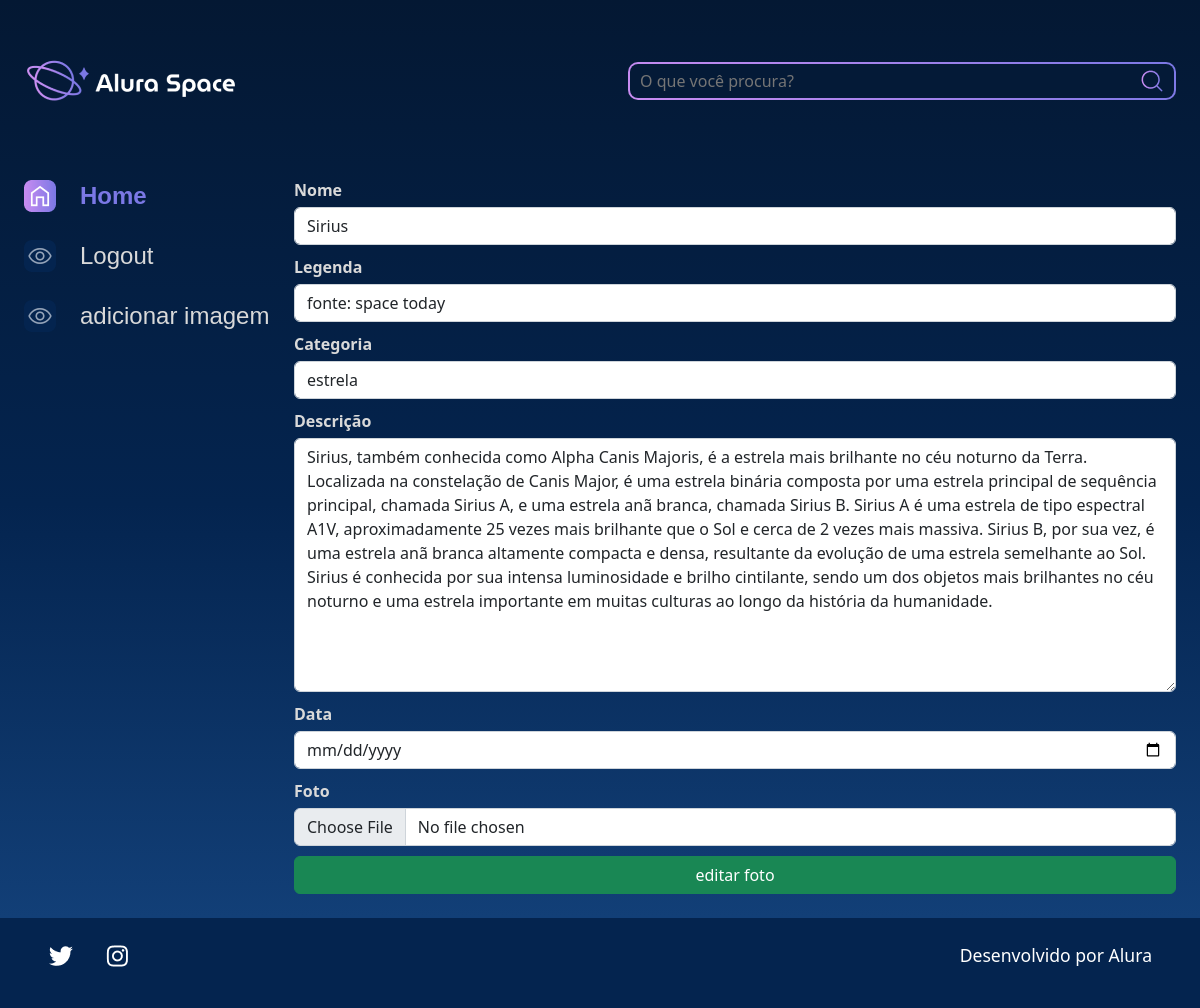
Page /editar/2 (signed in) on the committed database.
### apps/galeria/models.py (models this page shows, shortened)
class Fotografia(models.Model):
    CATEGORIA_CHOISES = [
        ("NEBULOSA", "nebulosa"),
        ("ESTRELA", "estrela"),
        ("GALÁXIA", "galáxia"),
        ("PLANETA", "planeta"),
    ]
    nome = models.CharField(max_length=100, null=False, blank=False)
    legenda = models.CharField(max_length=200, null=False, blank=False)
    categoria = models.CharField(max_length=100, choices=CATEGORIA_CHOISES, default='')
    descricao = models.TextField(null=False, blank=False)
    data = models.DateTimeField(default=datetime.now, blank=False)
    foto = models.ImageField(upload_to='galeria/', blank=True)
    publicada = models.BooleanField(default=True)
    usuario = models.ForeignKey(
        to=User,
        on_delete=models.SET_NULL,
        null=True,
        blank=False,
        related_name="user",
    )

### apps/galeria/views.py (the view)
# urls.py: path('editar/<int:id>', views.editar_imagem, name="editar_foto"),
def editar_imagem(request, id):
    imagem = Fotografia.objects.get(id=id)
    if not request.user.is_authenticated:
        messages.error(request, "você precisa está logado para acessar o nosso site!")
        return redirect('usuarios:login')
    if request.method == "POST":
        form = FotografiaForm(request.POST,request.FILES, instance=imagem)
        if form.is_valid():
            form.save()
            messages.success(request,"foto editada com sucesso!")
            return redirect('galeria:index')
    else:
        form = FotografiaForm(instance=imagem)
    return render(request, 'galeria/editar_foto.html', {
        "form": form,
        "img_id": id,
    })

### core/templates/galeria/editar_foto.html (shortened to what this page needs)
{% extends '../shared/base.html' %}
{% load static %}
{% block style %}
    <link href="https://cdn.jsdelivr.net/npm/bootstrap@5.2.2/dist/css/bootstrap.min.css" rel="stylesheet">
{% endblock %}
{% block conteudo %}
   <form action="{% url 'galeria:editar_foto' img_id %}" method="post" enctype="multipart/form-data">
    <div class="row">
        {% for field in form.visible_fields %}
            <div class="col-12 col-lg-12" style="margin-bottom: 10px;">
                <label for="{{field.id_for_label}}" style="color:#D9D9D9; margin-bottom: 5px;"><b>{{field.label}}</b></label>
                {{field}}
            </div>
        {% endfor %}
    </div>
    <div class="col-12 text-center">
        <button class="btn btn-success col-12" style="padding: top 5px;" type="submit">editar foto</button>
    </div>
</form>
{% endblock %}

### core/static/css/style.css (style rules this page uses)
html, body, div, span, applet, object, iframe, h1, h2, h3, h4, h5, h6, p, blockquote, pre, a, abbr, acronym, address, big, cite, code, del, dfn, em, img, ins, kbd, q, s, samp, small, strike, strong, sub, sup, tt, var, b, u, i, center, dl, dt, dd, ol, ul, li, fieldset, form, label, legend, table, caption, tbody, tfoot, thead, tr, th, td, article, aside, canvas, details, embed, figure, figcaption, footer, header, hgroup, menu, nav, output, ruby, section, summary, time, mark, audio, video { margin: 0; padding: 0; border: 0; font-size: 100%; font: inherit; vertical-align: baseline; }
body { line-height: 1; font-family: 'Space Grotesk', sans-serif; min-height: 100vh; background: linear-gradient(#041833,#04244F,#154580); background-repeat: no-repeat; background-position: center; background-size: cover; }
button { background-color: transparent; border: none; }
.row { --bs-gutter-x: 1.5rem; --bs-gutter-y: 0; display: flex; flex-wrap: wrap; margin-top: calc(-1 * var(--bs-gutter-y)); margin-right: calc(-.5 * var(--bs-gutter-x)); margin-left: calc(-.5 * var(--bs-gutter-x)); }
.col-12 { flex: 0 0 auto; width: 100%; }
.btn { --bs-btn-padding-x: 0.75rem; --bs-btn-padding-y: 0.375rem; --bs-btn-font-family: ; --bs-btn-font-size: 1rem; --bs-btn-font-weight: 400; --bs-btn-line-height: 1.5; --bs-btn-color: #212529; --bs-btn-bg: transparent; --bs-btn-border-width: 1px; --bs-btn-border-color: transparent; --bs-btn-border-radius: 0.375rem; --bs-btn-hover-border-color: transparent; --bs-btn-box-shadow: inset 0 1px 0 rgba(255, 255, 255, 0.15),0 1px 1px rgba(0, 0, 0, 0.075); --bs-btn-disabled-opacity: 0.65; --bs-btn-focus-box-shadow: 0 0 0 0.25rem rgba(var(--bs-btn-focus-shadow-rgb), .5); display: inline-block; padding: var(--bs-btn-padding-y) var(--bs-btn-padding-x); font-family: var(--bs-btn-font-family); font-size: var(--bs-btn-font-size); font-weight: var(--bs-btn-font-weight); line-height: var(--bs-btn-line-height); color: var(--bs-btn-color); text-align: center; text-decoration: none; vertical-align: middle; cursor: pointer; -webkit-user-select: none; -moz-user-select: none; user-select: none; border: var(--bs-btn-border-width) solid var(--bs-btn-border-color); border-radius: var(--bs-btn-border-radius); background-color: var(--bs-btn-bg); transition: color .15s ease-in-out,background-color .15s ease-in-out,border-color .15s ease-in-out,box-shadow .15s ease-in-out; }
.btn-success { --bs-btn-color: #fff; --bs-btn-bg: #198754; --bs-btn-border-color: #198754; --bs-btn-hover-color: #fff; --bs-btn-hover-bg: #157347; --bs-btn-hover-border-color: #146c43; --bs-btn-focus-shadow-rgb: 60,153,110; --bs-btn-active-color: #fff; --bs-btn-active-bg: #146c43; --bs-btn-active-border-color: #13653f; --bs-btn-active-shadow: inset 0 3px 5px rgba(0, 0, 0, 0.125); --bs-btn-disabled-color: #fff; --bs-btn-disabled-bg: #198754; --bs-btn-disabled-border-color: #198754; }
.form-control { display: block; width: 100%; padding: 0.375rem 0.75rem; font-size: 1rem; font-weight: 400; line-height: 1.5; color: #212529; background-color: #fff; background-clip: padding-box; border: 1px solid #ced4da; -webkit-appearance: none; -moz-appearance: none; appearance: none; border-radius: 0.375rem; transition: border-color .15s ease-in-out,box-shadow .15s ease-in-out; }

### rows in the picture
Fotografia: visible_fields "Sirius" "fonte: space today" "estrela" "Sirius, também conhecida como Alpha Canis Majoris, é a estrela mais brilhante no céu noturno da Terra. Localizada na constelação de Canis Major, é uma estrela binária composta por uma estrela principal de sequência principal, chamada Sirius A, e uma estrela anã branca, chamada Sirius B. Sirius A é uma estrela de tipo espectral A1V, aproximadamente 25 vezes mais brilhante que o Sol e cerca de 2 vezes mais massiva. Sirius B, por sua vez, é uma estrela anã branca altamente compacta e densa, resultante da evolução de uma estrela semelhante ao Sol. Sirius é conhecida por sua intensa luminosidade e brilho cintilante, sendo um dos objetos mais brilhantes no céu noturno e uma estrela importante em…"

### other values in the picture
{{ field.label }} "Nome" "Legenda" "Categoria" "Descrição" "Data" "Foto"
